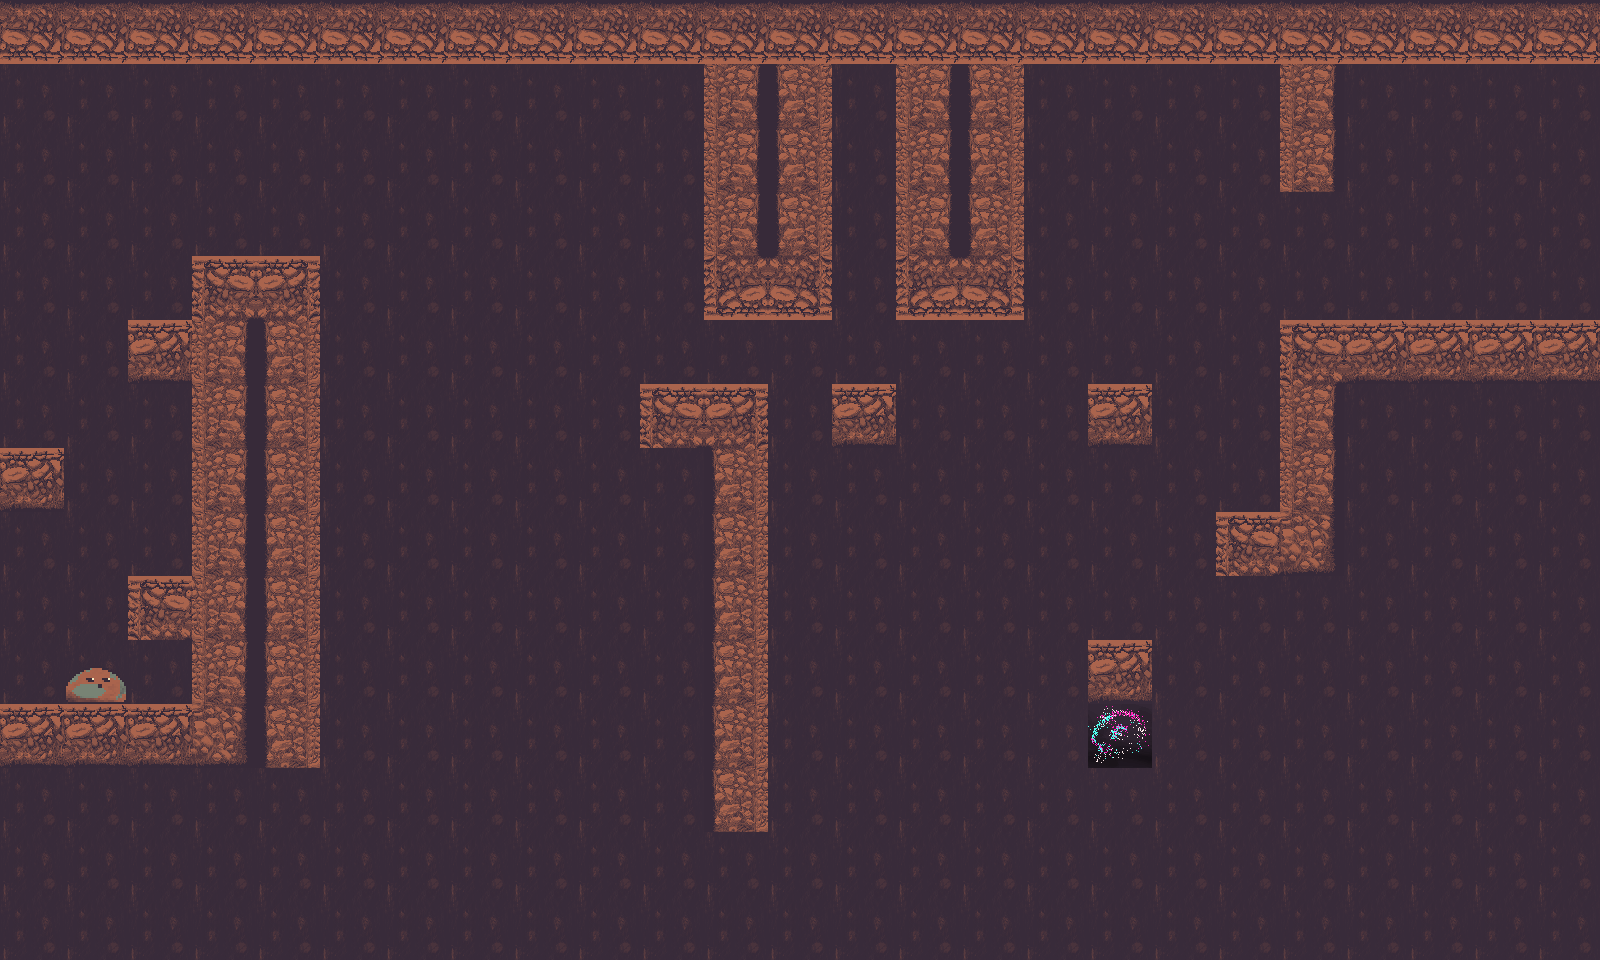

A level layout from a 2D game, rendered from its tile map. Below: a short description, then the map file with its tile-grid data intact:
An orthogonal 25x15 tile map with 64x64 px tiles, 3 tile layers (Background, Map, Player), 4 tilesets.

<map version="1.10" tiledversion="1.10.2" orientation="orthogonal" renderorder="right-down" width="25" height="15" tilewidth="64" tileheight="64" infinite="0" nextlayerid="4" nextobjectid="1">
 <properties>
  <property name="Minimum Spread Delay" value="0.9" />
  <property name="Spread Rate" value="1" />
 </properties>
 <tileset firstgid="1" name="Player" tilewidth="64" tileheight="64" tilecount="1" columns="0">
  <grid orientation="orthogonal" width="1" height="1" />
  <tile id="0">
   <image width="64" height="64" source="../../player/idle/idle01.png" />
  </tile>
 </tileset>
 <tileset firstgid="2" name="Dark Matter" class="source" tilewidth="64" tileheight="64" tilecount="4" columns="0">
  <grid orientation="orthogonal" width="1" height="1" />
  <tile id="0" type="source">
   <image width="64" height="64" source="../../blocks/dark_matter_source/dark_matter_source1.png" />
  </tile>
  <tile id="1" type="source">
   <image width="64" height="64" source="../../blocks/dark_matter_source/dark_matter_source2.png" />
  </tile>
  <tile id="2" type="source">
   <image width="64" height="64" source="../../blocks/dark_matter_source/dark_matter_source3.png" />
  </tile>
  <tile id="3" type="source">
   <image width="64" height="64" source="../../blocks/dark_matter_source/dark_matter_source4.png" />
  </tile>
 </tileset>
 <tileset firstgid="6" name="Blocks" class="solid" tilewidth="192" tileheight="192" tilecount="13" columns="0">
  <grid orientation="orthogonal" width="1" height="1" />
  <tile id="0">
   <image width="192" height="192" source="../../blocks/permanent_blocks/combined_tiles.png" />
  </tile>
  <tile id="1" type="solid">
   <image width="64" height="64" source="../../blocks/permanent_blocks/connector_tile_bottomleft.png" />
  </tile>
  <tile id="2" type="solid">
   <image width="64" height="64" source="../../blocks/permanent_blocks/connector_tile_bottomright.png" />
  </tile>
  <tile id="3" type="solid">
   <image width="64" height="64" source="../../blocks/permanent_blocks/connector_tile_upleft.png" />
  </tile>
  <tile id="4" type="solid">
   <image width="64" height="64" source="../../blocks/permanent_blocks/connector_tile_upright.png" />
  </tile>
  <tile id="5" type="solid">
   <image width="64" height="64" source="../../blocks/permanent_blocks/tiles_bottomleft.png" />
  </tile>
  <tile id="6" type="solid">
   <image width="64" height="64" source="../../blocks/permanent_blocks/tiles_bottomright.png" />
  </tile>
  <tile id="7" type="solid">
   <image width="64" height="64" source="../../blocks/permanent_blocks/tiles_inverted.png" />
  </tile>
  <tile id="8" type="solid">
   <image width="64" height="64" source="../../blocks/permanent_blocks/tiles_topleft.png" />
  </tile>
  <tile id="9" type="solid">
   <image width="64" height="64" source="../../blocks/permanent_blocks/tiles_topright.png" />
  </tile>
  <tile id="10" type="solid">
   <image width="64" height="64" source="../../blocks/permanent_blocks/tiles_vertical_left.png" />
  </tile>
  <tile id="11" type="solid">
   <image width="64" height="64" source="../../blocks/permanent_blocks/tiles_vertical_right.png" />
  </tile>
  <tile id="12" type="solid">
   <image width="64" height="64" source="../../blocks/permanent_blocks/tiles.png" />
  </tile>
 </tileset>
 <tileset firstgid="19" name="Background" tilewidth="64" tileheight="64" tilecount="4" columns="0">
  <grid orientation="orthogonal" width="1" height="1" />
  <tile id="0">
   <image width="64" height="64" source="../../blocks/permanent_blocks/bg.png" />
  </tile>
  <tile id="1">
   <image width="64" height="64" source="../../blocks/cave_wall/cave_wall.png" />
  </tile>
  <tile id="2">
   <image width="64" height="64" source="../../blocks/air_blocks/air_block_alt.png" />
  </tile>
  <tile id="3">
   <image width="64" height="64" source="../../blocks/air_blocks/air_block.png" />
  </tile>
 </tileset>
 <layer id="2" name="Background" width="25" height="15" locked="1">
  <data encoding="csv">
20,20,20,20,20,20,20,20,20,20,20,20,20,20,20,20,20,20,20,20,20,20,20,20,20,
20,20,20,20,20,20,20,20,20,20,20,20,20,20,20,20,20,20,20,20,20,20,20,20,20,
20,20,20,20,20,20,20,20,20,20,20,20,20,20,20,20,20,20,20,20,20,20,20,20,20,
20,20,20,20,20,20,20,20,20,20,20,20,20,20,20,20,20,20,20,20,20,20,20,20,20,
20,20,20,20,20,20,20,20,20,20,20,20,20,20,20,20,20,20,20,20,20,20,20,20,20,
20,20,20,20,20,20,20,20,20,20,20,20,20,20,20,20,20,20,20,20,20,20,20,20,20,
20,20,20,20,20,20,20,20,20,20,20,20,20,20,20,20,20,20,20,20,20,20,20,20,20,
20,20,20,20,20,20,20,20,20,20,20,20,20,20,20,20,20,20,20,20,20,20,20,20,20,
20,20,20,20,20,20,20,20,20,20,20,20,20,20,20,20,20,20,20,20,20,20,20,20,20,
20,20,20,20,20,20,20,20,20,20,20,20,20,20,20,20,20,20,20,20,20,20,20,20,20,
20,20,20,20,20,20,20,20,20,20,20,20,20,20,20,20,20,20,20,20,20,20,20,20,20,
20,20,20,20,20,20,20,20,20,20,20,20,20,20,20,20,20,20,20,20,20,20,20,20,20,
20,20,20,20,20,20,20,20,20,20,20,20,20,20,20,20,20,20,20,20,20,20,20,20,20,
20,20,20,20,20,20,20,20,20,20,20,20,20,20,20,20,20,20,20,20,20,20,20,20,20,
20,20,20,20,20,20,20,20,20,20,20,20,20,20,20,20,20,20,20,20,20,20,20,20,20
</data>
 </layer>
 <layer id="3" name="Map" width="25" height="15">
  <data encoding="csv">
13,13,13,13,13,13,13,13,13,13,13,13,13,13,13,13,13,13,13,13,13,13,13,13,13,
0,0,0,0,0,0,0,0,0,0,0,16,17,0,16,17,0,0,0,0,16,0,0,0,0,
0,0,0,0,0,0,0,0,0,0,0,16,17,0,16,17,0,0,0,0,16,0,0,0,0,
0,0,0,0,0,0,0,0,0,0,0,16,17,0,16,17,0,0,0,0,0,0,0,0,0,
0,0,0,14,15,0,0,0,0,0,0,11,12,0,11,12,0,0,0,0,0,0,0,0,0,
0,0,18,16,17,0,0,0,0,0,0,0,0,0,0,0,0,0,0,0,14,18,18,18,18,
0,0,0,16,17,0,0,0,0,0,14,15,0,18,0,0,0,18,0,0,16,0,0,0,0,
18,0,0,16,17,0,0,0,0,0,0,17,0,0,0,0,0,0,0,0,16,0,0,0,0,
0,0,0,16,17,0,0,0,0,0,0,17,0,0,0,0,0,0,0,14,9,0,0,0,0,
0,0,14,16,17,0,0,0,0,0,0,17,0,0,0,0,0,0,0,0,0,0,0,0,0,
0,0,0,16,17,0,0,0,0,0,0,17,0,0,0,0,0,18,0,0,0,0,0,0,0,
18,18,18,9,17,0,0,0,0,0,0,17,0,0,0,0,0,2,0,0,0,0,0,0,0,
0,0,0,0,0,0,0,0,0,0,0,17,0,0,0,0,0,0,0,0,0,0,0,0,0,
0,0,0,0,0,0,0,0,0,0,0,0,0,0,0,0,0,0,0,0,0,0,0,0,0,
0,0,0,0,0,0,0,0,0,0,0,0,0,0,0,0,0,0,0,0,0,0,0,0,0
</data>
 </layer>
 <layer id="1" name="Player" width="25" height="15" locked="1">
  <data encoding="csv">
0,0,0,0,0,0,0,0,0,0,0,0,0,0,0,0,0,0,0,0,0,0,0,0,0,
0,0,0,0,0,0,0,0,0,0,0,0,0,0,0,0,0,0,0,0,0,0,0,0,0,
0,0,0,0,0,0,0,0,0,0,0,0,0,0,0,0,0,0,0,0,0,0,0,0,0,
0,0,0,0,0,0,0,0,0,0,0,0,0,0,0,0,0,0,0,0,0,0,0,0,0,
0,0,0,0,0,0,0,0,0,0,0,0,0,0,0,0,0,0,0,0,0,0,0,0,0,
0,0,0,0,0,0,0,0,0,0,0,0,0,0,0,0,0,0,0,0,0,0,0,0,0,
0,0,0,0,0,0,0,0,0,0,0,0,0,0,0,0,0,0,0,0,0,0,0,0,0,
0,0,0,0,0,0,0,0,0,0,0,0,0,0,0,0,0,0,0,0,0,0,0,0,0,
0,0,0,0,0,0,0,0,0,0,0,0,0,0,0,0,0,0,0,0,0,0,0,0,0,
0,0,0,0,0,0,0,0,0,0,0,0,0,0,0,0,0,0,0,0,0,0,0,0,0,
0,1,0,0,0,0,0,0,0,0,0,0,0,0,0,0,0,0,0,0,0,0,0,0,0,
0,0,0,0,0,0,0,0,0,0,0,0,0,0,0,0,0,0,0,0,0,0,0,0,0,
0,0,0,0,0,0,0,0,0,0,0,0,0,0,0,0,0,0,0,0,0,0,0,0,0,
0,0,0,0,0,0,0,0,0,0,0,0,0,0,0,0,0,0,0,0,0,0,0,0,0,
0,0,0,0,0,0,0,0,0,0,0,0,0,0,0,0,0,0,0,0,0,0,0,0,0
</data>
 </layer>
</map>
